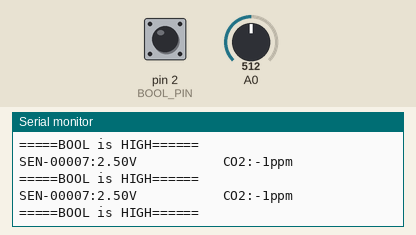
Recording of a sketch running on a simulated Arduino Uno, built with avr-gcc and run on an emulated ATmega328P. Shown: the last lines printed to the serial monitor. Inputs (shaded band) come from the test bench; at power-on: A0 = 512, pin 2 (BOOL_PIN) HIGH.

Above: at 1.2 s.
1.3 s: A0 set to 306
At 1.91 s:
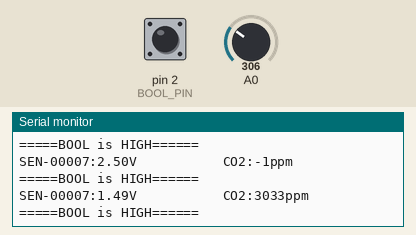
4.3 s: pin 2 (BOOL_PIN) pulled LOW for 0.15 s
At 4.62 s:
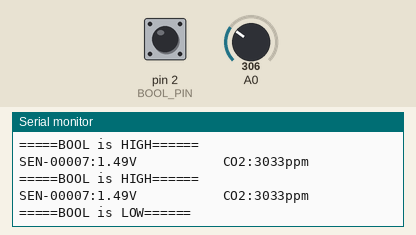
5.9 s: A0 set to 122
At 6.43 s:
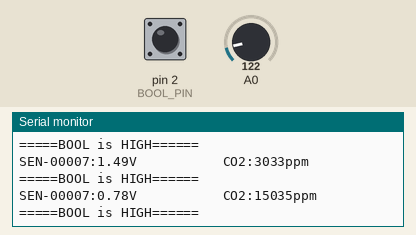
Timing chart, 0 to 8.9 s (numbered marks = the images above; inputs shaded):
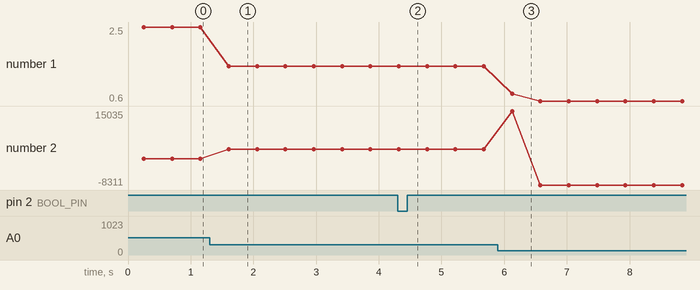

The sketch:

mg811.ino
```cpp
/*******************Demo for MG-811 Gas Sensor Module V1.1*****************************
Author:  Tiequan Shao: tiequan.shao@sandboxelectronics.com
         Peng Wei:     peng.wei@sandboxelectronics.com

Lisence: Attribution-NonCommercial-ShareAlike 3.0 Unported (CC BY-NC-SA 3.0)

Note:    This piece of source code is supposed to be used as a demostration ONLY. More
         sophisticated calibration is required for industrial field application.

                                                    Sandbox Electronics    2012-05-31
************************************************************************************/

/************************Hardware Related Macros************************************/
#define         MG_PIN                       (0)     //define which analog input channel you are going to use
#define         BOOL_PIN                     (2)
#define         DC_GAIN                      (8.5)   //define the DC gain of amplifier

/***********************Software Related Macros************************************/
#define         READ_SAMPLE_INTERVAL         (50)    //define how many samples you are going to take in normal operation
#define         READ_SAMPLE_TIMES            (5)     //define the time interval(in milisecond) between each samples in
                                                     //normal operation

/**********************Application Related Macros**********************************/
//These two values differ from sensor to sensor. user should derermine this value.
#define         ZERO_POINT_VOLTAGE           (0.220) //define the output of the sensor in volts when the concentration of CO2 is 400PPM
#define         REACTION_VOLTGAE             (0.020) //define the voltage drop of the sensor when move the sensor from air into 1000ppm CO2

/*****************************Globals***********************************************/
float           CO2Curve[3]  =  {2.602,ZERO_POINT_VOLTAGE,(REACTION_VOLTGAE/(2.602-3))};
                                                     //two points are taken from the curve.
                                                     //with these two points, a line is formed which is
                                                     //"approximately equivalent" to the original curve.
                                                     //data format:{ x, y, slope}; point1: (lg400, 0.324), point2: (lg4000, 0.280)
                                                     //slope = ( reaction voltage ) / (log400 –log1000)

void setup()
{
    Serial.begin(9600);                              //UART setup, baudrate = 9600bps
    pinMode(BOOL_PIN, INPUT);                        //set pin to input
    digitalWrite(BOOL_PIN, HIGH);                    //turn on pullup resistors

   Serial.print("MG-811 Demostration\n");
}

void loop()
{
    int percentage;
    float volts;

    volts = MGRead(MG_PIN);
    Serial.print( "SEN-00007:" );
    Serial.print(volts);
    Serial.print( "V           " );

    percentage = MGGetPercentage(volts,CO2Curve);
    Serial.print("CO2:");
    Serial.print(percentage);

    Serial.print( "ppm" );
    Serial.print("\n");

    if (digitalRead(BOOL_PIN) ){
        Serial.print( "=====BOOL is HIGH======" );
    } else {
        Serial.print( "=====BOOL is LOW======" );
    }

    Serial.print("\n");

    delay(200);
}

/*****************************  MGRead *********************************************
Input:   mg_pin - analog channel
Output:  output of SEN-000007
Remarks: This function reads the output of SEN-000007
************************************************************************************/
float MGRead(int mg_pin)
{
    int i;
    float v=0;

    for (i=0;i<READ_SAMPLE_TIMES;i++) {
        v += analogRead(mg_pin);
        delay(READ_SAMPLE_INTERVAL);
    }
    v = (v/READ_SAMPLE_TIMES) *5/1024 ;
    return v;
}

/*****************************  MQGetPercentage **********************************
Input:   volts   - SEN-000007 output measured in volts
         pcurve  - pointer to the curve of the target gas
Output:  ppm of the target gas
Remarks: By using the slope and a point of the line. The x(logarithmic value of ppm)
         of the line could be derived if y(MG-811 output) is provided. As it is a
         logarithmic coordinate, power of 10 is used to convert the result to non-logarithmic
         value.
************************************************************************************/
int  MGGetPercentage(float volts, float *pcurve)
{
   if ((volts/DC_GAIN )>=ZERO_POINT_VOLTAGE) {
      return -1;
   } else {
      return pow(10, ((volts/DC_GAIN)-pcurve[1])/pcurve[2]+pcurve[0]);
   }
}
```

Measured:
- after the input at 1.3 s, the serial monitor: prints a new line after 0.31 s (image 1)
- after the input at 4.3 s, the serial monitor: prints a new line after 0.06 s (image 2)
- after the input at 5.9 s, the serial monitor: prints a new line after 0.23 s (image 3)
- plotted number 1: 2.5 → 1.49 after the input at 1.3 s, 1.49 → 0.6 after the input at 5.9 s
- plotted number 2: -1 → 3033 after the input at 1.3 s, 3033 → -8311 after the input at 5.9 s
